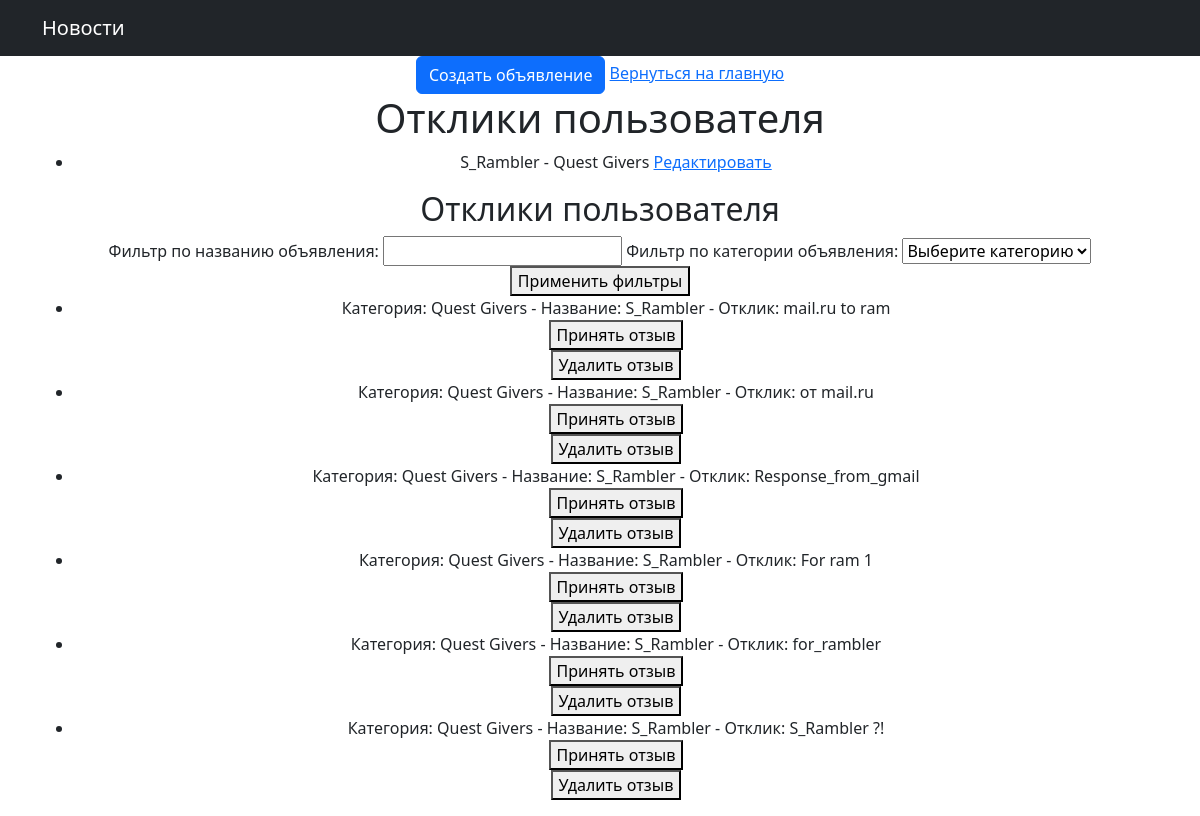
Page /user/responses/ (signed in) on the earlier database version.
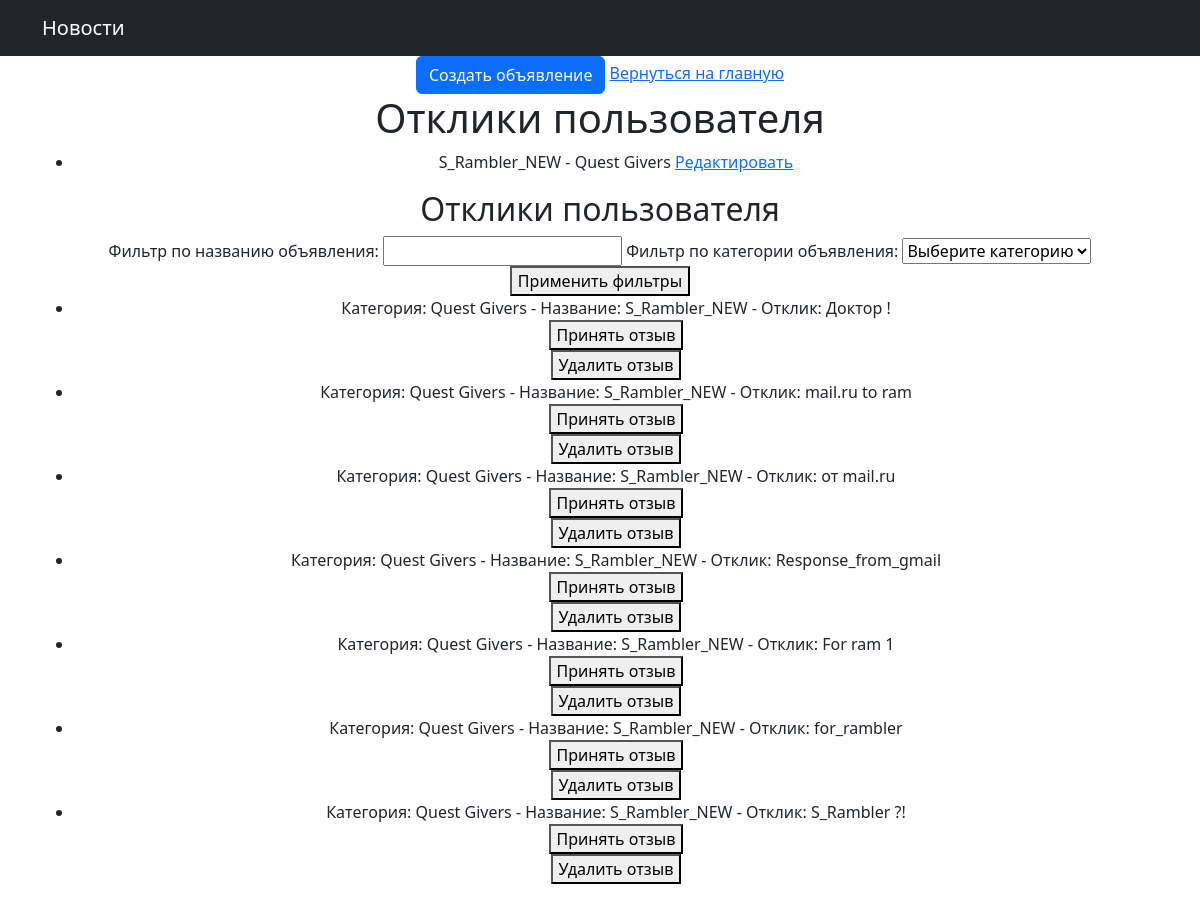
Same page on the later database version.
### chat/models.py (models this page shows, shortened)
class Advertisement(models.Model):
    user = models.ForeignKey(settings.AUTH_USER_MODEL, on_delete=models.CASCADE)
    title = models.CharField(max_length=100)
    text = models.TextField()
    image = models.ImageField(upload_to='images/', blank=True, null=True)
    video = models.FileField(upload_to='videos/', blank=True, null=True)
    content = RichTextField()
    category_choices = [
        ('Tanks', 'Танки'),
        ('Healers', 'Хилы'),
        ('DPS', 'ДД'),
        ('Traders', 'Торговцы'),
        ('Guild Masters', 'Гилдмастеры'),
        ('Quest Givers', 'Квестгиверы'),
        ('Blacksmiths', 'Кузнецы'),
        ('Leatherworkers', 'Кожевники'),
        ('Alchemists', 'Зельевары'),
        ('Spellcasters', 'Мастера заклинаний'),
    ]
    category = models.CharField(max_length=20, choices=category_choices)

class Response(models.Model):
    objects = models.Manager()
    advertisement = models.ForeignKey(Advertisement, on_delete=models.CASCADE, related_name='responses')
    user = models.ForeignKey(settings.AUTH_USER_MODEL, on_delete=models.CASCADE)
    content = models.TextField()
    accepted = models.BooleanField(default=False)
    visible_to_all = models.BooleanField(default=False)

### chat/views.py (the view)
# urls.py: path('user/responses/', views.user_responses, name='user_responses'),
def user_responses(request, advertisement_id=None):
    form = AdvertisementForm()
    user_id = request.user.id
    user_advertisements = Advertisement.objects.filter(user_id=user_id)
    user_responses = models.Response.objects.filter(advertisement__in=user_advertisements)
    title = request.GET.get('title')
    category = request.GET.get('category')
    if title:
        user_responses = user_responses.filter(advertisement__title__icontains=title)
    if category:
        user_responses = user_responses.filter(advertisement__category=category)
    if advertisement_id:
        user_responses = user_responses.filter(advertisement_id=advertisement_id)
    user_responses = user_responses.order_by('-id')
    return render(request, 'private.html',
                  {'form': form, 'user_responses': user_responses, 'user_advertisements': user_advertisements})

### chat/forms.py
class AdvertisementForm(forms.ModelForm):
    class Meta:
        model = Advertisement
        fields = ['title', 'text', 'category', 'image']

### chat/templates/private.html (shortened to what this page needs)
{% extends "default_1.html" %}
{% block content %}
<a href="{% url 'advertisement_create' %}" class="btn btn-primary">Создать объявление</a>
<a href="{% url 'home' %}">Вернуться на главную</a>
<h1>Отклики пользователя</h1>
<ul>
    {% for advertisement in user_advertisements %}
        <li>
            {{ advertisement.title }} - {{ advertisement.category }}
            <a href="{% url 'advertisement_update' pk=advertisement.id %}">Редактировать</a>
        </li>
    {% empty %}
        <li>У вас пока нет объявлений. <a href="{% url 'advertisement_create' %}">Создать объявление</a></li>
    {% endfor %}
</ul>
<h2>Отклики пользователя</h2>
<form method="GET">
    <label for="title">Фильтр по названию объявления:</label>
    <input type="text" name="title" id="title" value="{{ request.GET.title }}">
    <label for="category">Фильтр по категории объявления:</label>
    <select name="category" id="category">
        <option value="">Выберите категорию</option>
    </select>
    <button type="submit">Применить фильтры</button>
</form>
<ul>
    {% for response in user_responses %}
        <li>
            Категория: {{ response.advertisement.category }} - Название: {{ response.advertisement.title }} - Отклик: {{ response.content }}
            <form action="{% url 'accept_response' response_id=response.id %}" method="post">
                <button type="submit">Принять отзыв</button>
            </form>
            <form action="{% url 'delete_response' response_id=response.id %}" method="post">
                <button type="submit">Удалить отзыв</button>
            </form>
        </li>
    {% empty %}
        <li>Нет откликов на ваши объявления</li>
    {% endfor %}
</ul>
{% endblock %}

### chat/templates/default_1.html (shortened to what this page needs)
<!DOCTYPE html>
<html lang="en">
<head>
    {% load static %}
    <link href="{% static 'css/styles.css' %}" rel="stylesheet"/>
</head>
<body>
<nav class="navbar navbar-expand-lg navbar-dark bg-dark">
    <div class="container">
        <a class="navbar-brand" href="{% url 'news_page' %}">
            Новости
        </a>
    </div>
</nav>
<div class="container">
    <div class="row">
         <div class="col-lg-12 text-center">
            {% block content %}{% endblock content %}
        </div>
    </div>
</div>
</body>
</html>

Differences in the rows shown:
changed Advertisement "Quest Givers": title "S_Rambler" → "S_Rambler_NEW"
added Response: advertisement.category "Quest Givers", advertisement "S_Rambler_NEW", content "Доктор !"
changed through a linked row, Response "mail.ru to ram": advertisement "S_Rambler" → "S_Rambler_NEW"
changed through a linked row, Response "от mail.ru": advertisement "S_Rambler" → "S_Rambler_NEW"
changed through a linked row, Response "Response_from_gmail": advertisement "S_Rambler" → "S_Rambler_NEW"
changed through a linked row, Response "For ram 1": advertisement "S_Rambler" → "S_Rambler_NEW"
changed through a linked row, Response "for_rambler": advertisement "S_Rambler" → "S_Rambler_NEW"
changed through a linked row, Response "S_Rambler ?!": advertisement "S_Rambler" → "S_Rambler_NEW"
